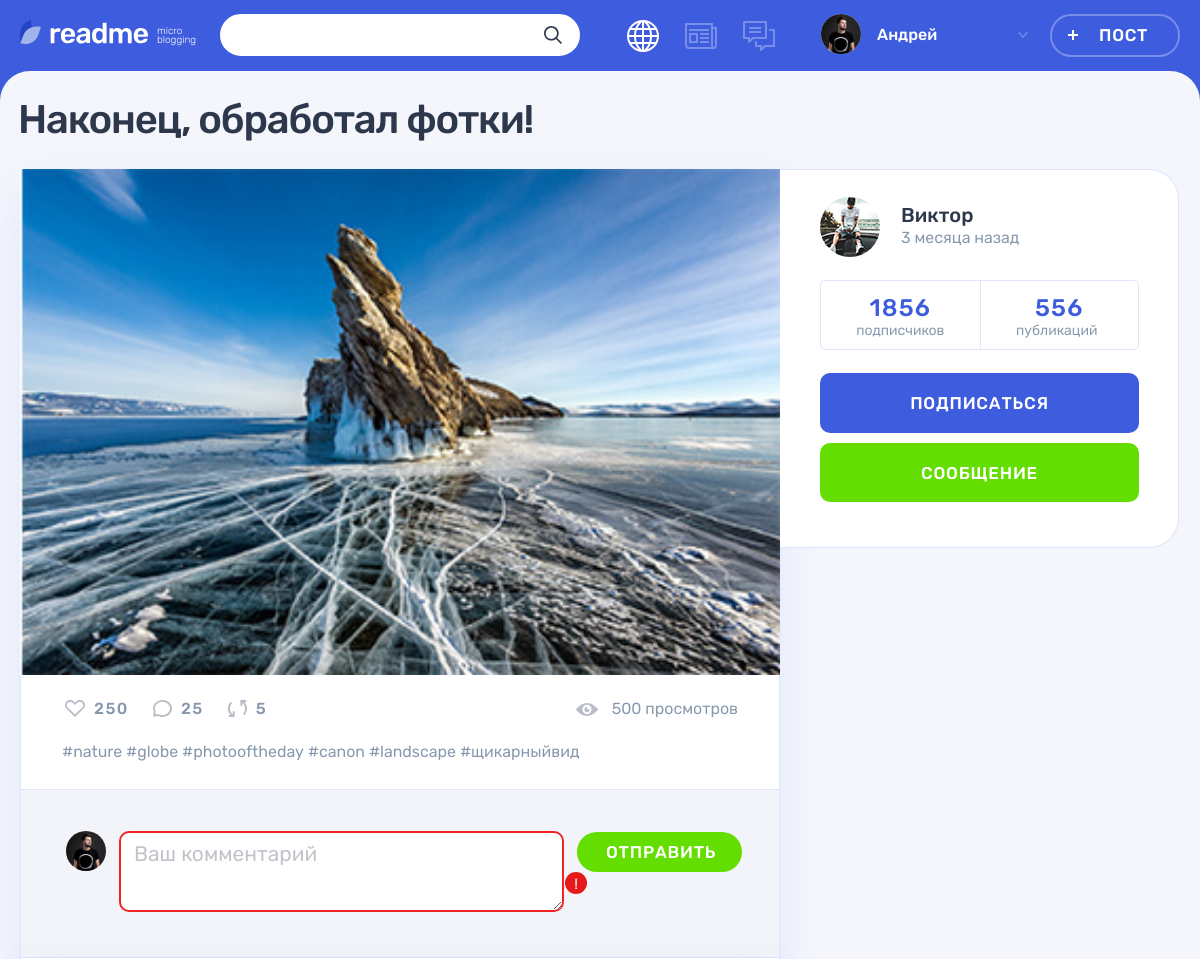
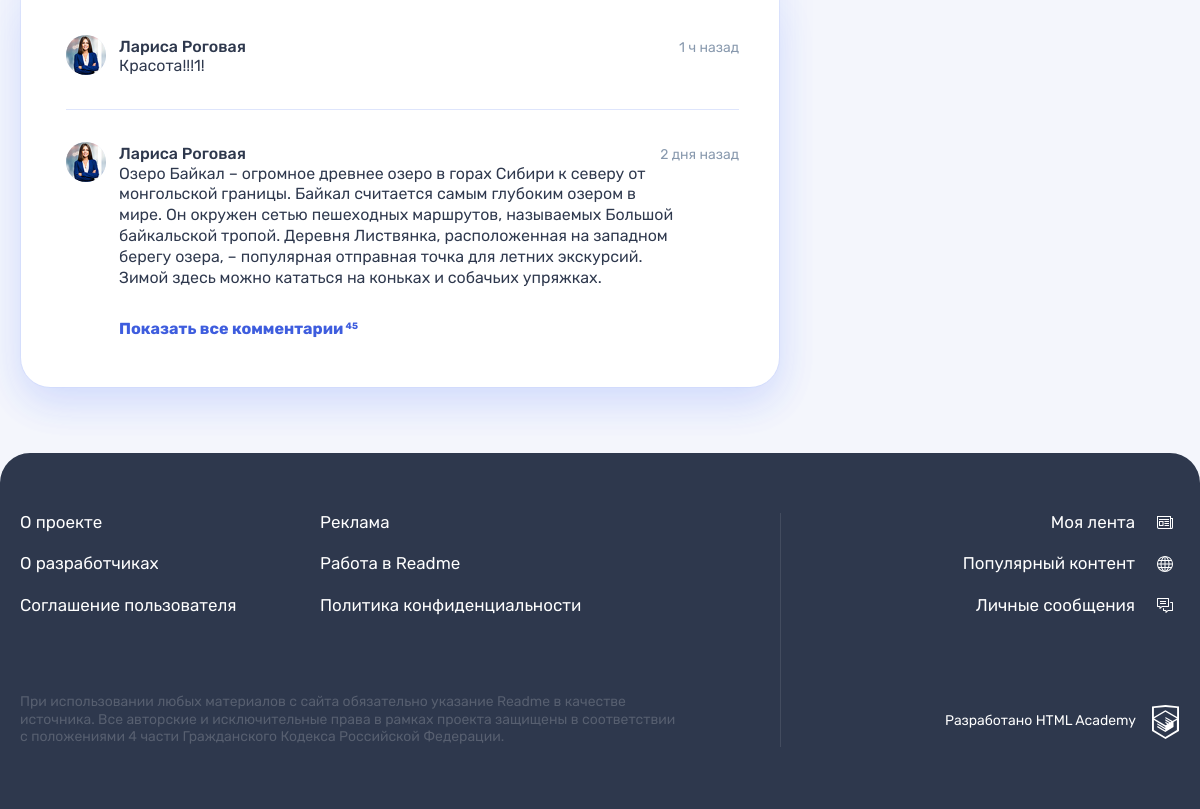
Screenshot of /post.php?post_id=4 with the database file from the repository (2 pictures, top to bottom).
### tables this page shows
CREATE TABLE posts
(
  id          INT AUTO_INCREMENT PRIMARY KEY,
  created_at  DATETIME     NOT NULL,
  title       VARCHAR(200) NOT NULL,
  content     VARCHAR(1000),
  author      VARCHAR(128),
  picture_url VARCHAR(1000),
  video_url   VARCHAR(1000),
  website     VARCHAR(1000),
  views_count INT UNSIGNED DEFAULT 0,
  user_id     INT          NOT NULL,
  type_id     INT          NOT NULL,
  FOREIGN KEY (user_id) REFERENCES users (id),
  FOREIGN KEY (type_id) REFERENCES content_types (id)
);

CREATE TABLE users
(
  id            INT AUTO_INCREMENT PRIMARY KEY,
  registered_at DATETIME            NOT NULL,
  email         VARCHAR(320) UNIQUE NOT NULL,
  login         VARCHAR(128) UNIQUE NOT NULL,
  password      VARCHAR(1000)       NOT NULL,
  avatar_path   VARCHAR(125)
);

### helpers.php (called while the page is built, shortened)
<?php
function get_noun_plural_form(int $number, string $one, string $two, string $many): string
{
    $number = (int)$number;
    $mod10 = $number % 10;
    $mod100 = $number % 100;
    switch (true) {
        case ($mod10 >= 2 && $mod10 <= 4):
            return $two;
    }
}
function include_template($name, array $data = [])
{
    $name = 'templates/' . $name;
    extract($data);
    require $name;
    $result = ob_get_clean();
    return $result;
}

### database/posts.php (called while the page is built, shortened)
<?php
function fetchPostTypes(): array
{
    $query = "SELECT id, name, icon_class from content_types";
    return fetchData(prepareResult($query));
}
function fetchPostById($post_id): array
{
    $query = "SELECT created_at as created_date,
        posts.id,
        title,
        content,
        author,
        users.login,
        type_id,
        views_count,
        users.avatar_path
    FROM posts
        INNER JOIN users
            ON user_id = users.id
    WHERE posts.id = ?";
    return fetchAssocData(prepareResult($query, "i", [$post_id]));
}

### database/helpers.php (called while the page is built, shortened)
<?php
function fetchData($result): array
{
    return mysqli_fetch_all($result, MYSQLI_ASSOC);
}
function fetchAssocData($result): array
{
    $result = mysqli_fetch_assoc($result);
    return $result ?? [];
}
function prepareResult($query, $types = "", $params = []): mysqli_result {
    global $connect;
    $stmt = mysqli_prepare($connect, $query);
    if ($types !== "") {
        $result = mysqli_stmt_bind_param($stmt, $types, ...$params);
    }
    $result = mysqli_stmt_execute($stmt);
    $result = mysqli_stmt_get_result($stmt);
    return $result;
}

### functions.php (called while the page is built, shortened)
<?php
function getTimeAgo(DateTime $created_date): string
{
    $current_date = date_create();
    $diff = date_diff($current_date, $created_date);
    if ($diff->y > 0) {
        $date_count = $diff->y;
        $format = ['год', 'года', 'лет'];
    } elseif ($diff->days > 35) {
        $date_count = $diff->m;
        $format = ['месяц', 'месяца', 'месяцев'];
    } elseif ($diff->days > 7) {
        $date_count = ceil($diff->days / 7);
        $format = ['неделя', 'недели', 'недель'];
    } elseif ($diff->d > 0) {
        $date_count = $diff->d;
        $format = ['день', 'дня', 'дней'];
    } elseif ($diff->h > 0) {
        $date_count = $diff->h;
        $format = ['час', 'часа', 'часов'];
    } else {
        $date_count = $diff->i;
        $format = ['минута', 'минуты', 'минут'];
    }
    $dateType = get_noun_plural_form($date_count, ...$format);
    return $date_count . " " . $dateType . " назад";
}
function normalizePost(array $post, array $post_types): array {
    $created_date = date_create($post["created_date"]);
    $type_key = array_search((string) $post["type_id"], array_column($post_types, "id"), true);
    return [
        "id" => (string) $post["id"],
        "title" => $post["title"],
        "contain" => $post["content"],
        "author" => $post["author"],
        "user_name" => $post["login"],
        "avatar" => $post["avatar_path"],
        "views_count" => $post["views_count"],
        "created_date" => $post["created_date"],
        "type" => "post-" . $post_types[$type_key]["icon_class"],
        "time_ago" => getTimeAgo($created_date),
        "date_title" => date_format($created_date, "d.m.Y H:i"),
    ];
}
function normalizePostTypes(array $post_types): array
{
    $result = [];
    foreach ($post_types as $post_type) {
        $result[] = [
            "id" => (string) $post_type["id"],
            "name" => $post_type["name"],
            "icon_class" => $post_type["icon_class"],
        ];
    }
    return $result;
}

### templates/post.php (the view, shortened to what this page needs)
<div class="container">
    <h1 class="page__title page__title--publication"><?= htmlspecialchars($post['title']) ?></h1>
    <section class="post-details">
        <div class="post-details__wrapper <?= $post["type"] ?>">
            <div class="post-details__main-block post post--details">
                <?php
                    $template_post = include_template("/parts/post/" . $post["type"] . ".php", [
                        "title" => $post["title"],
                        "content" => $post["contain"],
                        "author" => $post["user_name"],
                        "is_details" => true,
                    ]);
                    print($template_post);
                ?>
                <div class="post__indicators">
                    <div class="post__buttons">
                        <a class="post__indicator post__indicator--likes button" href="#" title="Лайк">
                            <svg class="post__indicator-icon" width="20" height="17">
                                <use xlink:href="#icon-heart"></use>
                            </svg>
                            <span>250</span>
                        </a>
                        <a class="post__indicator post__indicator--comments button" href="#" title="Комментарии">
                            <svg class="post__indicator-icon" width="19" height="17">
                                <use xlink:href="#icon-comment"></use>
                            </svg>
                            <span>25</span>
                        </a>
                        <a class="post__indicator post__indicator--repost button" href="#" title="Репост">
                            <svg class="post__indicator-icon" width="19" height="17">
                                <use xlink:href="#icon-repost"></use>
                            </svg>
                            <span>5</span>
                        </a>
                    </div>
                    <span class="post__view">500 просмотров</span>
                </div>
                <ul class="post__tags">
                    <li><a href="#">#nature</a></li>
                    <li><a href="#">#globe</a></li>
                    <li><a href="#">#photooftheday</a></li>
                    <li><a href="#">#canon</a></li>
                    <li><a href="#">#landscape</a></li>
                    <li><a href="#">#щикарныйвид</a></li>
                </ul>
                <div class="comments">
                    <form class="comments__form form" action="#" method="post">
                        <div class="comments__my-avatar">
                            <img class="comments__picture" src="img/userpic-medium.jpg" alt="Аватар пользователя">
                        </div>
                        <div class="form__input-section form__input-section--error">
                                <textarea id="comment" class="comments__textarea form__textarea form__input"
                                          placeholder="Ваш комментарий"></textarea>
                            <button class="form__error-button button" type="button">!</button>
                        </div>
                        <button class="comments__submit button button--green" type="submit">Отправить</button>
                    </form>
                    <div class="comments__list-wrapper">
                        <ul class="comments__list">
                            <li class="comments__item user">
                                <div class="comments__avatar">
                                    <a class="user__avatar-link" href="#">
                                        <img class="comments__picture" src="img/userpic-larisa.jpg"
                                             alt="Аватар пользователя">
                                    </a>
                                </div>
                                <div class="comments__info">
                                    <div class="comments__name-wrapper">
                                        <a class="comments__user-name" href="#">
                                            <span>Лариса Роговая</span>
                                        </a>
                                        <time class="comments__time" datetime="2019-03-20">1 ч назад</time>
                                    </div>
                                    <p class="comments__text">
                                        Красота!!!1!
                                    </p>
                                </div>
                            </li>
                            <li class="comments__item user">
                                <div class="comments__avatar">
                                    <a class="user__avatar-link" href="#">
                                        <img class="comments__picture" src="img/userpic-larisa.jpg"
                                             alt="Аватар пользователя">
                                    </a>
                                </div>
                                <div class="comments__info">
                                    <div class="comments__name-wrapper">
                                        <a class="comments__user-name" href="#">
                                            <span>Лариса Роговая</span>
                                        </a>
                                        <time class="comments__time" datetime="2019-03-18">2 дня назад</time>
                                    </div>
                                    <p class="comments__text">
                                        Озеро Байкал – огромное древнее озеро в горах Сибири к северу от монгольской
                                        границы. Байкал считается самым глубоким озером в мире. Он окружен сетью
                                        пешеходных маршрутов, называемых Большой байкальской тропой. Деревня
                                        Листвянка, расположенная на западном берегу озера, – популярная отправная
                                        точка для летних экскурсий. Зимой здесь можно кататься на коньках и собачьих
                                        упряжках.
                                    </p>
                                </div>
                            </li>
                        </ul>
                        <a class="comments__more-link" href="#">
                            <span>Показать все комментарии</span>
                            <sup class="comments__amount">45</sup>
                        </a>
                    </div>
                </div>
            </div>
            <div class="post-details__user user">
                <div class="post-details__user-info user__info">
                    <div class="post-details__avatar user__avatar">
                        <a class="post-details__avatar-link user__avatar-link" href="#">
                            <img class="post-details__picture user__picture" src="<?= htmlspecialchars($post["avatar"]) ?>"
                                 alt="Аватар пользователя">
                        </a>
                    </div>
                    <div class="post-details__name-wrapper user__name-wrapper">
                        <a class="post-details__name user__name" href="#">
                            <span><?= htmlspecialchars($post["user_name"]) ?></span>
                        </a>
                        <time class="post-details__time user__time" title="<?= htmlspecialchars($post["date_title"]) ?> datetime="<?= htmlspecialchars($post["created_date"]) ?>"><?= htmlspecialchars(
                            $post["time_ago"]
                        ) ?></time>
                    </div>
                </div>
                <div class="post-details__rating user__rating">
                    <p class="post-details__rating-item user__rating-item user__rating-item--subscribers">
                        <span class="post-details__rating-amount user__rating-amount">1856</span>
                        <span class="post-details__rating-text user__rating-text">подписчиков</span>
                    </p>
                    <p class="post-details__rating-item user__rating-item user__rating-item--publications">
                        <span class="post-details__rating-amount user__rating-amount">556</span>
                        <span class="post-details__rating-text user__rating-text">публикаций</span>
                    </p>
                </div>
                <div class="post-details__user-buttons user__buttons">
                    <button class="user__button user__button--subscription button button--main" type="button">
                        Подписаться
                    </button>
                    <a class="user__button user__button--writing button button--green" href="#">Сообщение</a>
                </div>
            </div>
        </div>
    </section>
</div>

### templates/parts/post/post-photo.php (shortened to what this page needs)
<div class="post-photo__image-wrapper <?= $is_details ? "post-details__image-wrapper" : "" ?>">
    <img src="<?= htmlspecialchars($content) ?>" alt="<?= htmlspecialchars($title) ?>" width="760" height="507">
</div>

### rows the page displays
posts: title "Наконец, обработал фотки!", content (picture), user.avatar_path (picture)

### other values shown
$user_name "Андрей"
$post["user_name"] "Виктор"
$post["time_ago"] "3 месяца назад"
